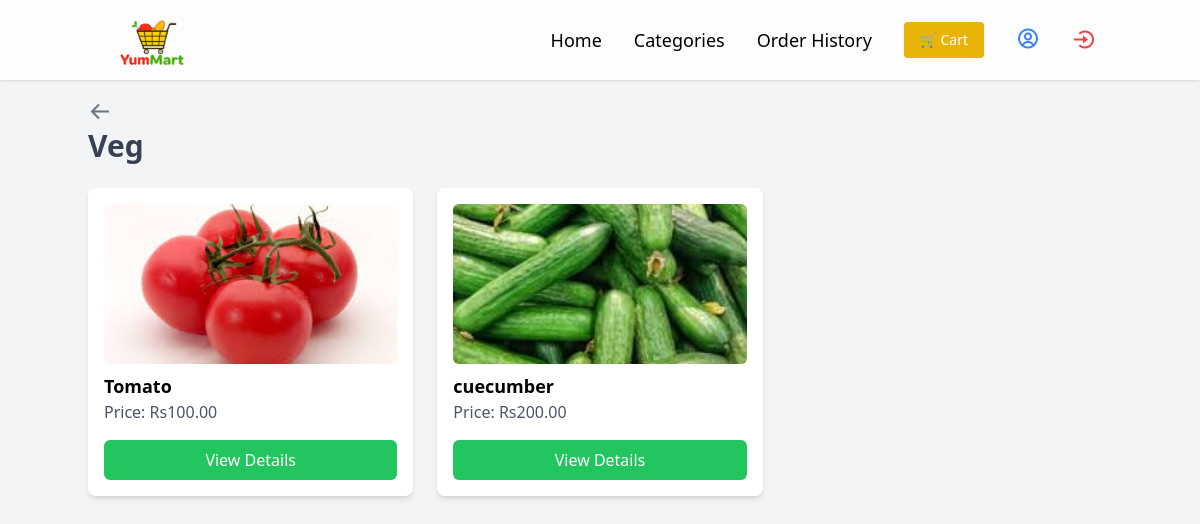
Page /category/veg/ on the committed database.
### store/models.py (models this page shows, shortened)
class Category(models.Model):
    name = models.CharField(max_length=255, unique=True)
    slug = models.SlugField(max_length=255, unique=True)

class Product(models.Model):
    category = models.ForeignKey(Category, on_delete=models.CASCADE)
    name = models.CharField(max_length=255)
    slug = models.SlugField(max_length=255, unique=True)
    description = models.TextField(blank=True)
    price = models.DecimalField(max_digits=10, decimal_places=2)
    image = models.ImageField(upload_to='products/')
    created_at = models.DateTimeField(auto_now_add=True)

### store/views.py (the view)
# urls.py: path('category/<slug:category_slug>/', category_products, name='category_products'),
def category_products(request, category_slug):
    category = get_object_or_404(Category, slug=category_slug)
    products = Product.objects.filter(category=category)
    categories = Category.objects.all()
    return render(request, 'store/category_products.html', {
        'products': products,
        'category': category,
        'categories': categories
    })

### store/templates/store/category_products.html (shortened to what this page needs)
{% extends 'store/base.html' %}
{% block content %}
<div class="container mx-auto">
    <a href="{% url 'home' %}" class="text-blue-500 hover:underline">
        <i class='bx bx-arrow-back text-2xl text-gray-500 hover:text-gray-700 cursor-pointer'></i>
    </a>
    <h2 class="text-3xl font-bold text-gray-700 mb-6">{{ category.name }}</h2>
    <div class="grid grid-cols-1 md:grid-cols-3 gap-6">
        {% for product in products %}
        <div class="bg-white p-4 rounded-lg shadow-md">
            <img src="{{ product.image.url }}" alt="{{ product.name }}" class="w-full h-40 object-cover rounded-md">
            <h3 class="text-lg font-bold mt-2">{{ product.name }}</h3>
            <p class="text-gray-600">Price: Rs{{ product.price }}</p>
            <a href="{% url 'product_detail' product.id %}" class="block text-center bg-green-500 text-white py-2 mt-4 rounded-md">View Details</a>
        </div>
        {% empty %}
        <p class="text-gray-500">No products found in this category.</p>
        {% endfor %}
    </div>
</div>
{% endblock %}

### rows in the picture
Category: name "Veg"
Product: image (picture), name "Tomato", price "100.00"
Product: image (picture), name "cuecumber", price "200.00"
